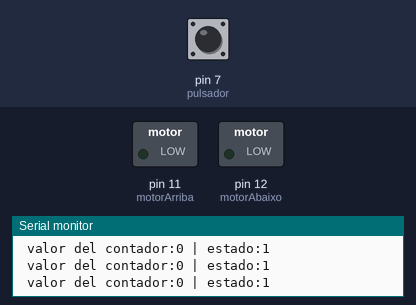
Simulated run of this sketch. Board: Arduino Uno, built with avr-gcc and run on an emulated ATmega328P. Shown: switched loads named in the sketch (green lamp = pin HIGH), the last lines printed to the serial monitor. Inputs (shaded band) come from the test bench; at power-on: pin 7 (pulsador) LOW.

Above: at 1.2 s.
1.3 s: pin 7 (pulsador) pulled HIGH for 0.15 s
At 1.9 s:
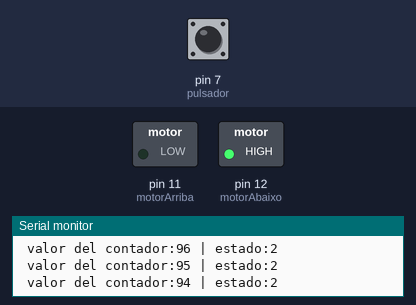
2.9 s: pin 7 (pulsador) pulled HIGH for 1 s
At 4.4 s:
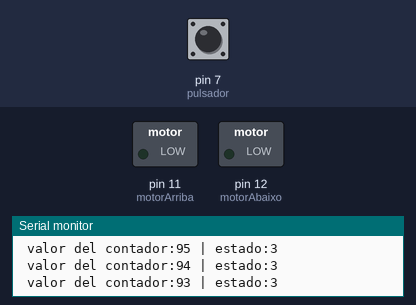
5.4 s: pin 7 (pulsador) pulled HIGH for 0.15 s
At 6.2 s:
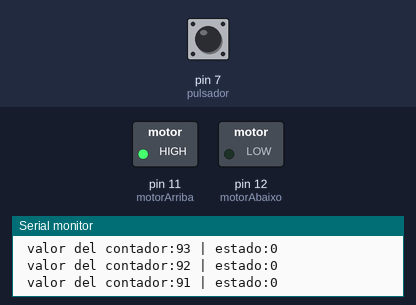
7.0 s: pin 7 (pulsador) pulsed HIGH 5 times (0.12 s each, 0.3 s apart)
At 9.6 s:
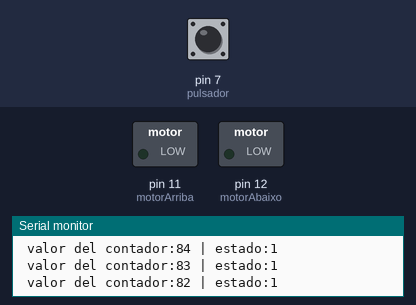
11.5 s: pin 7 (pulsador) pulled HIGH for 3.2 s
At 15.9 s:
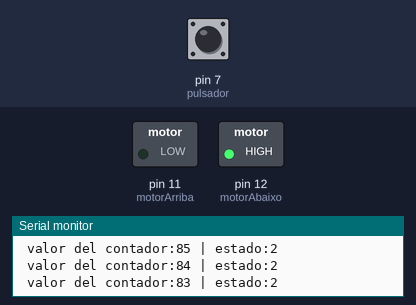
16.2 s: pin 7 (pulsador) pulsed HIGH 5 times (0.12 s each, 0.3 s apart)
At 17.8 s:
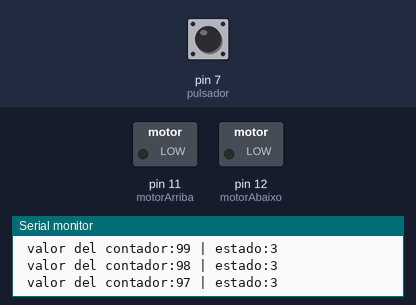
Timing chart, 0 to 19.3 s (numbered marks = the images above; inputs shaded):
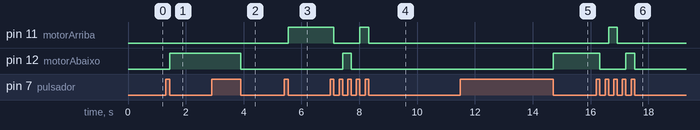

The sketch:

21.ino
```cpp
/*PROGRAMA PARA SIMULAR LA FUNCION DE UNA VENTANA DE AUTOMOVIL
DE MANERA SIMPLIFICADA. EL PULSADOR ACCIONA EL MOTOR DE SUBIDA AL SER PRESIONADO
  UNA SEGUNDA PULSACION PROVOCA QUE EL MOTOR DE BAJADA SE ACCIONE.
  MIENTRAS LOS MOTORES ESTAN ACCIONADOS DEBEN RESPONDER AL ACCIONAMIENTO DEL PULSADOR (RESPONSIVE)
  EN LA SEGUNDA PARTE DEL PROBLEMA HAY QUE FORZAR QUE EL PULSADOR TENGA 3 ESTADOS (ARRIBA 0. PARADA 1 Y ABAJO 2 , PARADA 3)
  Y QUE DESPUES DE CADA ACCIONAMIENTO DEL PULSADOR PASE POR "0" O PARADA .


  ENTRADA: 1 PULSADOR (SEÑAL DIGITAL)

  SAlIDAS: 2 RELÉS (SEÑAL DIGITAL)

  AUTOR:¨Anxo Ramallo¨
  DATA:  0/02/2023 */


#define motorArriba 11
#define motorAbaixo 12
#define pulsador  7

	int estado = 1;
	int contador = 0;

void setup() {
 		 pinMode(motorArriba,OUTPUT);
 		 pinMode(motorAbaixo,OUTPUT);
 		 pinMode(pulsador,INPUT);

 		 Serial.begin(9600);
  //neste paso identificamos a funcion de cada pin para que o arduino os asosie ao seu nome
}

void loop() {
  	if(digitalRead(pulsador)) {
    //lee o pulsador se este esta premido comeza ca funcion de abaixo
     estado = (estado + 1) % 4;
   	 contador = 100;
      while(digitalRead(pulsador)) {
      //le se esta premido o pulsador
        delay(1);
      //espera 1milesegundos mentres esta premido e reinicia o bucle
}
}

  Serial.print(" valor del contador:");
  Serial.print(contador);
  Serial.print(" | estado:");
  Serial.println(estado);

  // esta parte a partir do cometario son os metodos de accionamiento dos motores
  if (contador > 0) {
    if(estado == 0) {
      digitalWrite(motorArriba, HIGH);
      //activamos o rele motor arriba
      digitalWrite(motorAbaixo, LOW);
      delay (70);
      contador--;
      //restamos ¨1¨ al contador
}
    //si o estado e ¨2¨ repetimos o msmo accionamiento dos motores invertindo o estado dos reles
  else if(estado == 2)  {
     	 digitalWrite(motorArriba, LOW);
     	 digitalWrite(motorAbaixo, HIGH);
     	 delay(70);
    	 contador--;
}
    //establecemos os paros
    else {
     	  digitalWrite(motorArriba, LOW);
    	  digitalWrite(motorAbaixo, LOW);
    	  delay(70);
		  contador--;
}
}
  else{
    	digitalWrite(motorAbaixo, LOW);
    	digitalWrite(motorArriba, LOW);
    	delay(10);
    //si o motor non esta accionado,lee o pulsador 10 veces
}
}
```

Measured:
- after the input at 1.3 s, pin 12 (motorAbaixo): LOW → HIGH after 0.15 s
- after the input at 2.9 s, pin 12 (motorAbaixo): HIGH → LOW after 1.0 s
- after the input at 5.4 s, pin 11 (motorArriba): LOW → HIGH after 0.15 s
- after the input at 7.0 s, pin 11 (motorArriba): HIGH → LOW after 0.12 s, → HIGH 0.90 s later, → LOW 0.30 s later; pin 12 (motorAbaixo): LOW → HIGH after 0.42 s, → LOW 0.30 s later
- after the input at 11.5 s, pin 12 (motorAbaixo): LOW → HIGH after 3.2 s
- after the input at 16.2 s, pin 11 (motorArriba): LOW → HIGH after 0.42 s, → LOW 0.30 s later; pin 12 (motorAbaixo): HIGH → LOW after 0.12 s, → HIGH 0.90 s later, → LOW 0.30 s later
